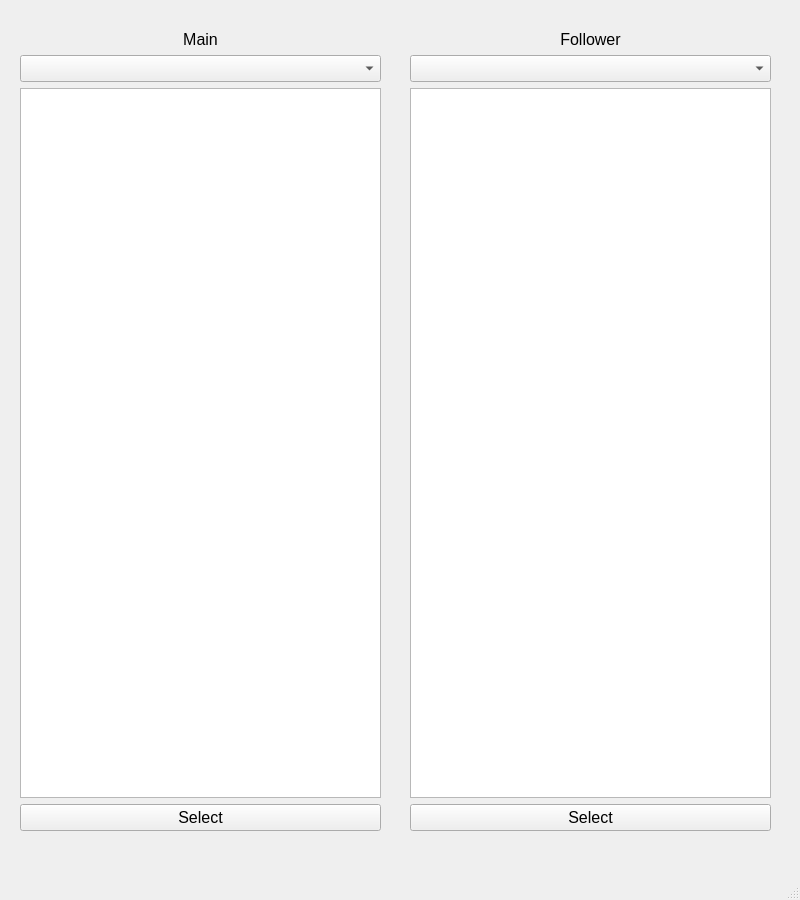
<?xml version="1.0" encoding="UTF-8"?>
<ui version="4.0">
 <class>MainWindow</class>
 <widget class="QMainWindow" name="MainWindow">
  <property name="geometry">
   <rect>
    <x>0</x>
    <y>0</y>
    <width>800</width>
    <height>900</height>
   </rect>
  </property>
  <property name="windowTitle">
   <string>Mine Craft Mod Comparer</string>
  </property>
  <widget class="QWidget" name="centralwidget">
   <property name="font">
    <font>
     <pointsize>12</pointsize>
     <kerning>true</kerning>
    </font>
   </property>
   <widget class="QWidget" name="verticalLayoutWidget">
    <property name="geometry">
     <rect>
      <x>20</x>
      <y>30</y>
      <width>361</width>
      <height>801</height>
     </rect>
    </property>
    <layout class="QVBoxLayout" name="mainLayout">
     <item>
      <widget class="QLabel" name="mainLabel">
       <property name="text">
        <string>Main</string>
       </property>
       <property name="alignment">
        <set>Qt::AlignmentFlag::AlignCenter</set>
       </property>
      </widget>
     </item>
     <item>
      <widget class="QComboBox" name="mainCombo">
       <property name="placeholderText">
        <string>(Select...)</string>
       </property>
      </widget>
     </item>
     <item>
      <widget class="QListWidget" name="mainList">
       <property name="cursor" stdset="0">
        <cursorShape>ArrowCursor</cursorShape>
       </property>
      </widget>
     </item>
     <item>
      <widget class="QPushButton" name="mainButton">
       <property name="text">
        <string>Select</string>
       </property>
      </widget>
     </item>
    </layout>
    <zorder>mainList</zorder>
    <zorder>mainLabel</zorder>
    <zorder>mainButton</zorder>
    <zorder>mainCombo</zorder>
   </widget>
   <widget class="QWidget" name="verticalLayoutWidget_2">
    <property name="geometry">
     <rect>
      <x>410</x>
      <y>30</y>
      <width>361</width>
      <height>801</height>
     </rect>
    </property>
    <layout class="QVBoxLayout" name="followerLayout">
     <item>
      <widget class="QLabel" name="followerLabel">
       <property name="text">
        <string>Follower</string>
       </property>
       <property name="alignment">
        <set>Qt::AlignmentFlag::AlignCenter</set>
       </property>
      </widget>
     </item>
     <item>
      <widget class="QComboBox" name="followerCombo">
       <property name="editable">
        <bool>false</bool>
       </property>
       <property name="currentText">
        <string/>
       </property>
       <property name="placeholderText">
        <string>(Select...)</string>
       </property>
      </widget>
     </item>
     <item>
      <widget class="QListWidget" name="followerList">
       <property name="currentRow">
        <number>-1</number>
       </property>
      </widget>
     </item>
     <item>
      <widget class="QPushButton" name="followerButton">
       <property name="text">
        <string>Select</string>
       </property>
      </widget>
     </item>
    </layout>
    <zorder>followerList</zorder>
    <zorder>followerButton</zorder>
    <zorder>followerLabel</zorder>
    <zorder>followerCombo</zorder>
   </widget>
  </widget>
  <widget class="QMenuBar" name="menubar">
   <property name="geometry">
    <rect>
     <x>0</x>
     <y>0</y>
     <width>800</width>
     <height>20</height>
    </rect>
   </property>
  </widget>
  <widget class="QStatusBar" name="statusbar"/>
 </widget>
 <resources/>
 <connections/>
</ui>
